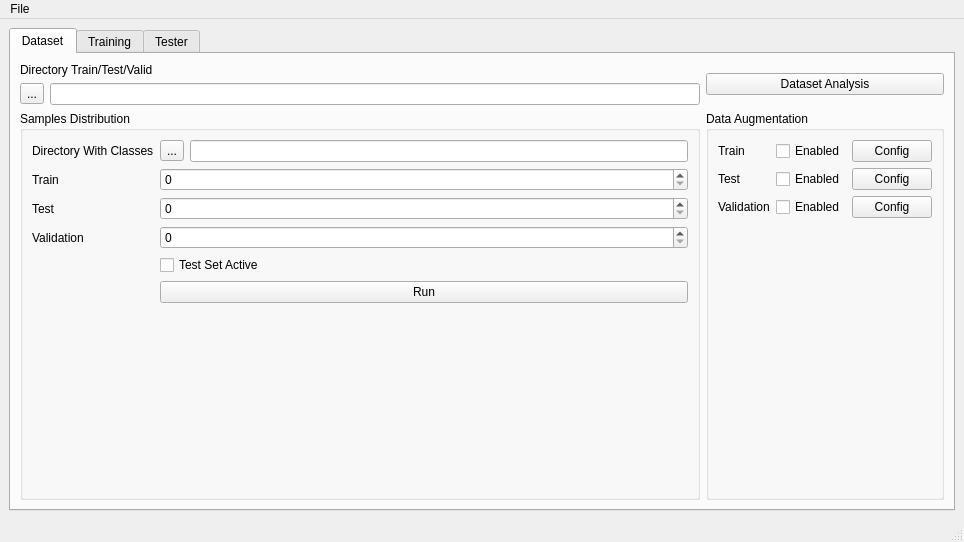
<?xml version="1.0" encoding="UTF-8"?>
<ui version="4.0">
 <class>MainWindow</class>
 <widget class="QMainWindow" name="MainWindow">
  <property name="geometry">
   <rect>
    <x>0</x>
    <y>0</y>
    <width>964</width>
    <height>542</height>
   </rect>
  </property>
  <property name="windowTitle">
   <string>DP CNN</string>
  </property>
  <widget class="QWidget" name="centralWidget">
   <layout class="QHBoxLayout" name="horizontalLayout">
    <item>
     <widget class="QTabWidget" name="mainTabWidget">
      <property name="currentIndex">
       <number>0</number>
      </property>
      <widget class="QWidget" name="tabSamples">
       <attribute name="title">
        <string>Dataset</string>
       </attribute>
       <layout class="QVBoxLayout" name="verticalLayout_11">
        <item>
         <layout class="QGridLayout" name="gridLayout_3">
          <item row="1" column="0">
           <widget class="QGroupBox" name="groupBox">
            <property name="title">
             <string>Samples Distribution</string>
            </property>
            <property name="flat">
             <bool>false</bool>
            </property>
            <layout class="QFormLayout" name="formLayout">
             <item row="1" column="0">
              <widget class="QLabel" name="label_dataset_train_set_percentage">
               <property name="text">
                <string>Train</string>
               </property>
              </widget>
             </item>
             <item row="1" column="1">
              <widget class="QSpinBox" name="spinbox_dataset_train_set_percentage">
               <property name="maximum">
                <number>100</number>
               </property>
              </widget>
             </item>
             <item row="2" column="0">
              <widget class="QLabel" name="label_dataset_test_set_percentage">
               <property name="text">
                <string>Test</string>
               </property>
              </widget>
             </item>
             <item row="2" column="1">
              <widget class="QSpinBox" name="spinbox_dataset_test_set_percentage">
               <property name="maximum">
                <number>100</number>
               </property>
              </widget>
             </item>
             <item row="3" column="0">
              <widget class="QLabel" name="label_dataset_valid_set_percentage">
               <property name="text">
                <string>Validation</string>
               </property>
              </widget>
             </item>
             <item row="3" column="1">
              <widget class="QSpinBox" name="spinbox_dataset_valid_set_percentage">
               <property name="enabled">
                <bool>true</bool>
               </property>
               <property name="maximum">
                <number>100</number>
               </property>
              </widget>
             </item>
             <item row="4" column="1">
              <widget class="QCheckBox" name="checkbox_dataset_is_test_set_enabled">
               <property name="text">
                <string>Test Set Active</string>
               </property>
              </widget>
             </item>
             <item row="5" column="1">
              <widget class="QPushButton" name="pushButton_run_samples_distribution">
               <property name="text">
                <string>Run</string>
               </property>
              </widget>
             </item>
             <item row="0" column="0">
              <widget class="QLabel" name="label_dataset_directory_with_classes">
               <property name="text">
                <string>Directory With Classes</string>
               </property>
              </widget>
             </item>
             <item row="0" column="1">
              <layout class="QHBoxLayout" name="horizontalLayout_2">
               <item>
                <widget class="QToolButton" name="toolbutton_dataset_directory_with_classes">
                 <property name="text">
                  <string>...</string>
                 </property>
                </widget>
               </item>
               <item>
                <widget class="QLineEdit" name="lineedit_dataset_directory_with_classes">
                 <property name="readOnly">
                  <bool>true</bool>
                 </property>
                </widget>
               </item>
              </layout>
             </item>
            </layout>
           </widget>
          </item>
          <item row="0" column="0">
           <layout class="QVBoxLayout" name="verticalLayout_10">
            <item>
             <widget class="QLabel" name="label_dataset_train_test_valid_directory">
              <property name="text">
               <string>Directory Train/Test/Valid</string>
              </property>
             </widget>
            </item>
            <item>
             <layout class="QHBoxLayout" name="horizontalLayout_3">
              <item>
               <widget class="QToolButton" name="toolbutton_dataset_train_test_valid_directory">
                <property name="text">
                 <string>...</string>
                </property>
               </widget>
              </item>
              <item>
               <widget class="QLineEdit" name="lineedit_dataset_train_test_valid_directory">
                <property name="readOnly">
                 <bool>true</bool>
                </property>
               </widget>
              </item>
             </layout>
            </item>
           </layout>
          </item>
          <item row="1" column="1">
           <widget class="QGroupBox" name="groupBox_data_augmentation">
            <property name="title">
             <string>Data Augmentation</string>
            </property>
            <layout class="QFormLayout" name="formLayout_6">
             <item row="0" column="0">
              <widget class="QLabel" name="label_data_augmentation_train">
               <property name="text">
                <string>Train</string>
               </property>
              </widget>
             </item>
             <item row="0" column="1">
              <layout class="QHBoxLayout" name="horizontalLayout_4">
               <item>
                <widget class="QCheckBox" name="checkBox_dataset_data_augmentation_train_enabled">
                 <property name="text">
                  <string>Enabled</string>
                 </property>
                </widget>
               </item>
               <item>
                <widget class="QPushButton" name="pushButton_data_augmentation_train">
                 <property name="text">
                  <string>Config</string>
                 </property>
                </widget>
               </item>
              </layout>
             </item>
             <item row="1" column="0">
              <widget class="QLabel" name="label_data_augmentation_test">
               <property name="text">
                <string>Test</string>
               </property>
              </widget>
             </item>
             <item row="1" column="1">
              <layout class="QHBoxLayout" name="horizontalLayout_5">
               <item>
                <widget class="QCheckBox" name="checkBox_dataset_data_augmentation_test_enabled">
                 <property name="text">
                  <string>Enabled</string>
                 </property>
                </widget>
               </item>
               <item>
                <widget class="QPushButton" name="pushButton_data_augmentation_test">
                 <property name="text">
                  <string>Config</string>
                 </property>
                </widget>
               </item>
              </layout>
             </item>
             <item row="2" column="0">
              <widget class="QLabel" name="label_data_augmentation_valid">
               <property name="text">
                <string>Validation</string>
               </property>
              </widget>
             </item>
             <item row="2" column="1">
              <layout class="QHBoxLayout" name="horizontalLayout_6">
               <item>
                <widget class="QCheckBox" name="checkBox_dataset_data_augmentation_valid_enabled">
                 <property name="text">
                  <string>Enabled</string>
                 </property>
                </widget>
               </item>
               <item>
                <widget class="QPushButton" name="pushButton_data_augmentation_valid">
                 <property name="text">
                  <string>Config</string>
                 </property>
                </widget>
               </item>
              </layout>
             </item>
            </layout>
           </widget>
          </item>
          <item row="0" column="1">
           <widget class="QPushButton" name="pushButton_dataset_show_analysis">
            <property name="text">
             <string>Dataset Analysis</string>
            </property>
           </widget>
          </item>
         </layout>
        </item>
       </layout>
      </widget>
      <widget class="QWidget" name="tabTraining">
       <attribute name="title">
        <string>Training</string>
       </attribute>
       <layout class="QVBoxLayout" name="verticalLayout_7">
        <item>
         <layout class="QGridLayout" name="gridLayout">
          <item row="0" column="0">
           <layout class="QVBoxLayout" name="verticalLayout">
            <item>
             <widget class="QLabel" name="label_training_cnn_models_to_train">
              <property name="text">
               <string>CNN Models</string>
              </property>
             </widget>
            </item>
            <item>
             <widget class="QListWidget" name="listWidget_training_cnn_models_to_train"/>
            </item>
           </layout>
          </item>
          <item row="0" column="1">
           <widget class="QGroupBox" name="formGroupBox_3">
            <property name="title">
             <string>Training parameters</string>
            </property>
            <layout class="QFormLayout" name="formLayout_3">
             <item row="0" column="0">
              <widget class="QCheckBox" name="checkBox_training_use_gpu">
               <property name="text">
                <string>GPU Enabled</string>
               </property>
              </widget>
             </item>
             <item row="1" column="0">
              <widget class="QLabel" name="label_training_batch_size">
               <property name="text">
                <string>Batch Size</string>
               </property>
              </widget>
             </item>
             <item row="1" column="1">
              <widget class="QSpinBox" name="spinBox_training_batch_size">
               <property name="minimum">
                <number>1</number>
               </property>
               <property name="maximum">
                <number>999</number>
               </property>
              </widget>
             </item>
             <item row="2" column="0">
              <widget class="QLabel" name="label_training_epochs_count">
               <property name="text">
                <string>Epochs Count</string>
               </property>
              </widget>
             </item>
             <item row="2" column="1">
              <widget class="QSpinBox" name="spinBox_training_epochs_count">
               <property name="minimum">
                <number>1</number>
               </property>
               <property name="maximum">
                <number>999</number>
               </property>
              </widget>
             </item>
             <item row="3" column="0">
              <widget class="QCheckBox" name="checkBox_training_feature_extract">
               <property name="text">
                <string>Feature Extract</string>
               </property>
              </widget>
             </item>
             <item row="4" column="0">
              <widget class="QCheckBox" name="checkBox_training_use_pretrained_models">
               <property name="text">
                <string>Use Pretrained Model</string>
               </property>
              </widget>
             </item>
             <item row="5" column="0">
              <widget class="QCheckBox" name="checkBox_training_save_best_model_enabled">
               <property name="text">
                <string>Save Best Model</string>
               </property>
              </widget>
             </item>
             <item row="6" column="0">
              <widget class="QLabel" name="label_training_model_output_directory">
               <property name="text">
                <string>Model Output Directory</string>
               </property>
              </widget>
             </item>
             <item row="7" column="0">
              <layout class="QHBoxLayout" name="horizontalLayout_14">
               <item>
                <widget class="QToolButton" name="toolbutton_training_model_output_directory">
                 <property name="text">
                  <string>...</string>
                 </property>
                </widget>
               </item>
               <item>
                <widget class="QLineEdit" name="lineedit_training_model_output_directory">
                 <property name="readOnly">
                  <bool>true</bool>
                 </property>
                </widget>
               </item>
              </layout>
             </item>
            </layout>
           </widget>
          </item>
          <item row="0" column="2">
           <widget class="QGroupBox" name="groupBox_2">
            <property name="title">
             <string>Scheduler</string>
            </property>
            <layout class="QFormLayout" name="formLayout_4">
             <item row="0" column="0">
              <widget class="QLabel" name="label_training_scheduler">
               <property name="text">
                <string>Scheduler</string>
               </property>
              </widget>
             </item>
             <item row="0" column="1">
              <widget class="QComboBox" name="comboBox_training_scheduler"/>
             </item>
             <item row="2" column="0">
              <widget class="QLabel" name="label_training_lr_gamma">
               <property name="text">
                <string>Gamma</string>
               </property>
              </widget>
             </item>
             <item row="2" column="1">
              <widget class="QDoubleSpinBox" name="doubleSpinBox_training_lr_gamma">
               <property name="singleStep">
                <double>0.100000000000000</double>
               </property>
              </widget>
             </item>
             <item row="1" column="0">
              <widget class="QLabel" name="label_training_lr_step_size">
               <property name="text">
                <string>Step Size</string>
               </property>
              </widget>
             </item>
             <item row="1" column="1">
              <widget class="QDoubleSpinBox" name="doubleSpinBox_training_lr_step_size">
               <property name="decimals">
                <number>0</number>
               </property>
               <property name="singleStep">
                <double>1.000000000000000</double>
               </property>
              </widget>
             </item>
            </layout>
           </widget>
          </item>
          <item row="0" column="3">
           <widget class="QGroupBox" name="groupBox_6">
            <property name="title">
             <string>Early Stopping</string>
            </property>
            <layout class="QFormLayout" name="formLayout_9">
             <item row="0" column="0">
              <widget class="QCheckBox" name="checkBox_training_use_early_stopping">
               <property name="text">
                <string>Early Stopping</string>
               </property>
              </widget>
             </item>
             <item row="1" column="0">
              <widget class="QLabel" name="label_training_epochs_early_stopping">
               <property name="text">
                <string>Minimal Epochs</string>
               </property>
              </widget>
             </item>
             <item row="1" column="1">
              <widget class="QSpinBox" name="spinBox_training_epochs_early_stopping"/>
             </item>
            </layout>
           </widget>
          </item>
          <item row="1" column="0">
           <widget class="QGroupBox" name="groupBox_4">
            <property name="title">
             <string>Criterion</string>
            </property>
            <layout class="QFormLayout" name="formLayout_7">
             <item row="0" column="0">
              <widget class="QLabel" name="label_training_criterion">
               <property name="sizePolicy">
                <sizepolicy hsizetype="Minimum" vsizetype="Preferred">
                 <horstretch>0</horstretch>
                 <verstretch>0</verstretch>
                </sizepolicy>
               </property>
               <property name="text">
                <string>Criterion</string>
               </property>
              </widget>
             </item>
             <item row="0" column="1">
              <widget class="QComboBox" name="comboBox_training_criterion"/>
             </item>
            </layout>
           </widget>
          </item>
          <item row="1" column="1">
           <widget class="QGroupBox" name="groupBox_5">
            <property name="title">
             <string>Regularization</string>
            </property>
            <layout class="QFormLayout" name="formLayout_8">
             <item row="0" column="0">
              <widget class="QLabel" name="label_training_dropout">
               <property name="text">
                <string>Dropout</string>
               </property>
              </widget>
             </item>
             <item row="0" column="1">
              <widget class="QDoubleSpinBox" name="doubleSpinBox_training_dropout">
               <property name="minimum">
                <double>0.000000000000000</double>
               </property>
               <property name="maximum">
                <double>1.000000000000000</double>
               </property>
               <property name="singleStep">
                <double>0.100000000000000</double>
               </property>
              </widget>
             </item>
             <item row="2" column="0">
              <widget class="QCheckBox" name="checkBox_training_use_softmax">
               <property name="text">
                <string>Use Softmax</string>
               </property>
              </widget>
             </item>
             <item row="1" column="0">
              <widget class="QLabel" name="label_training_weight_decay">
               <property name="text">
                <string>Weight Decay</string>
               </property>
              </widget>
             </item>
             <item row="1" column="1">
              <widget class="QDoubleSpinBox" name="doubleSpinBox_training_weight_decay">
               <property name="singleStep">
                <double>0.100000000000000</double>
               </property>
              </widget>
             </item>
            </layout>
           </widget>
          </item>
          <item row="1" column="2">
           <widget class="QGroupBox" name="groupBox_3">
            <property name="title">
             <string>Optimizer</string>
            </property>
            <layout class="QFormLayout" name="formLayout_5">
             <item row="1" column="0">
              <widget class="QLabel" name="label_training_learning_rate">
               <property name="text">
                <string>Learning Rate</string>
               </property>
              </widget>
             </item>
             <item row="1" column="1">
              <widget class="QDoubleSpinBox" name="doubleSpinBox_training_learning_rate">
               <property name="decimals">
                <number>4</number>
               </property>
               <property name="singleStep">
                <double>0.001000000000000</double>
               </property>
              </widget>
             </item>
             <item row="0" column="0">
              <widget class="QLabel" name="label_training_optimizer">
               <property name="text">
                <string>Optimizer</string>
               </property>
              </widget>
             </item>
             <item row="0" column="1">
              <widget class="QComboBox" name="comboBox_training_optimizer"/>
             </item>
             <item row="2" column="0">
              <widget class="QLabel" name="label_training_momentum">
               <property name="text">
                <string>Momentum</string>
               </property>
              </widget>
             </item>
             <item row="2" column="1">
              <widget class="QDoubleSpinBox" name="doubleSpinBox_training_momentum">
               <property name="singleStep">
                <double>0.100000000000000</double>
               </property>
              </widget>
             </item>
            </layout>
           </widget>
          </item>
          <item row="1" column="3">
           <widget class="QGroupBox" name="groupBox_7">
            <property name="title">
             <string>Evaluation</string>
            </property>
            <layout class="QFormLayout" name="formLayout_2">
             <item row="0" column="0">
              <widget class="QLabel" name="label_training_evaluation_directory">
               <property name="text">
                <string>Saving Directory</string>
               </property>
              </widget>
             </item>
             <item row="1" column="0">
              <layout class="QHBoxLayout" name="horizontalLayout_15">
               <item>
                <widget class="QToolButton" name="toolbutton_training_evaluation_directory">
                 <property name="text">
                  <string>...</string>
                 </property>
                </widget>
               </item>
               <item>
                <widget class="QLineEdit" name="lineedit_training_evaluation_directory">
                 <property name="readOnly">
                  <bool>true</bool>
                 </property>
                </widget>
               </item>
              </layout>
             </item>
             <item row="2" column="0">
              <widget class="QCheckBox" name="checkBox_training_save_train_valid_graph">
               <property name="text">
                <string>Save train/valid graphs</string>
               </property>
              </widget>
             </item>
            </layout>
           </widget>
          </item>
         </layout>
        </item>
        <item>
         <widget class="QPushButton" name="pushButton_training">
          <property name="text">
           <string>Run</string>
          </property>
         </widget>
        </item>
       </layout>
      </widget>
      <widget class="QWidget" name="tabTester">
       <attribute name="title">
        <string>Tester</string>
       </attribute>
       <layout class="QVBoxLayout" name="verticalLayout_3">
        <item>
         <layout class="QGridLayout" name="gridLayout_2">
          <item row="1" column="0">
           <layout class="QVBoxLayout" name="verticalLayout_2">
            <item>
             <layout class="QHBoxLayout" name="horizontalLayout_7">
              <item>
               <widget class="QLabel" name="label">
                <property name="text">
                 <string>Directory With Models</string>
                </property>
               </widget>
              </item>
              <item>
               <widget class="QToolButton" name="toolbutton_testing_saved_models_directory">
                <property name="text">
                 <string>...</string>
                </property>
               </widget>
              </item>
              <item>
               <widget class="QLineEdit" name="lineedit_testing_saved_models_directory">
                <property name="readOnly">
                 <bool>true</bool>
                </property>
               </widget>
              </item>
             </layout>
            </item>
            <item>
             <widget class="QLabel" name="label_testing_saved_models">
              <property name="text">
               <string>CNN Model Files</string>
              </property>
             </widget>
            </item>
            <item>
             <widget class="QListWidget" name="listWidget_testing_saved_models"/>
            </item>
           </layout>
          </item>
          <item row="0" column="0">
           <widget class="QGroupBox" name="groupBox_12">
            <property name="title">
             <string>Testing Dataset</string>
            </property>
            <layout class="QVBoxLayout" name="verticalLayout_9">
             <item>
              <layout class="QHBoxLayout" name="horizontalLayout_9">
               <item>
                <widget class="QToolButton" name="toolbutton_testing_dataset_test_directory">
                 <property name="text">
                  <string>...</string>
                 </property>
                </widget>
               </item>
               <item>
                <widget class="QLineEdit" name="lineedit_testing_dataset_test_directory">
                 <property name="readOnly">
                  <bool>true</bool>
                 </property>
                </widget>
               </item>
              </layout>
             </item>
            </layout>
           </widget>
          </item>
          <item row="1" column="1">
           <widget class="QGroupBox" name="groupBox_8">
            <property name="title">
             <string>Fingerprint</string>
            </property>
            <layout class="QFormLayout" name="formLayout_10">
             <item row="0" column="0">
              <widget class="QLabel" name="label_3">
               <property name="text">
                <string>Acc. Threshold</string>
               </property>
              </widget>
             </item>
             <item row="0" column="1">
              <widget class="QDoubleSpinBox" name="doubleSpinBox_fingerprint_threshold">
               <property name="maximum">
                <double>1.000000000000000</double>
               </property>
               <property name="singleStep">
                <double>0.010000000000000</double>
               </property>
               <property name="value">
                <double>0.950000000000000</double>
               </property>
              </widget>
             </item>
             <item row="1" column="0">
              <widget class="QLabel" name="label_2">
               <property name="text">
                <string>Window Height</string>
               </property>
              </widget>
             </item>
             <item row="1" column="1">
              <widget class="QSpinBox" name="spinBox_fingerprint_window_height">
               <property name="value">
                <number>20</number>
               </property>
              </widget>
             </item>
             <item row="2" column="0">
              <widget class="QLabel" name="label_4">
               <property name="text">
                <string>Window Width</string>
               </property>
              </widget>
             </item>
             <item row="2" column="1">
              <widget class="QSpinBox" name="spinBox_fingerprint_window_width">
               <property name="value">
                <number>20</number>
               </property>
              </widget>
             </item>
             <item row="3" column="0">
              <widget class="QLabel" name="label_5">
               <property name="text">
                <string>Step</string>
               </property>
              </widget>
             </item>
             <item row="3" column="1">
              <widget class="QSpinBox" name="spinBox_fingerprint_window_step">
               <property name="value">
                <number>5</number>
               </property>
              </widget>
             </item>
             <item row="5" column="0" colspan="2">
              <widget class="QPushButton" name="pushButton_select_images">
               <property name="text">
                <string>Select images for classification</string>
               </property>
              </widget>
             </item>
             <item row="4" column="0" colspan="2">
              <widget class="QPushButton" name="pushButton_select_fingeprint">
               <property name="text">
                <string>Select fingerprint</string>
               </property>
              </widget>
             </item>
            </layout>
           </widget>
          </item>
          <item row="0" column="1">
           <widget class="QGroupBox" name="groupBox_11">
            <property name="title">
             <string>Class Names</string>
            </property>
            <layout class="QVBoxLayout" name="verticalLayout_6">
             <item>
              <widget class="QListWidget" name="listWidget_testing_dataset_class_name"/>
             </item>
            </layout>
           </widget>
          </item>
          <item row="0" column="2">
           <widget class="QGroupBox" name="groupBox_10">
            <property name="title">
             <string>ROC Curve</string>
            </property>
            <layout class="QVBoxLayout" name="verticalLayout_5">
             <item>
              <widget class="QPushButton" name="pushButton_testing_roc_curve">
               <property name="text">
                <string>ROC Curve</string>
               </property>
              </widget>
             </item>
            </layout>
           </widget>
          </item>
          <item row="1" column="2">
           <widget class="QGroupBox" name="groupBox_9">
            <property name="title">
             <string>Confusion Matrix</string>
            </property>
            <layout class="QVBoxLayout" name="verticalLayout_4">
             <item>
              <widget class="QPushButton" name="pushButton_testing_confusion_matrix">
               <property name="text">
                <string>Confusion Matrix</string>
               </property>
              </widget>
             </item>
            </layout>
           </widget>
          </item>
         </layout>
        </item>
       </layout>
      </widget>
     </widget>
    </item>
   </layout>
  </widget>
  <widget class="QMenuBar" name="menuBar">
   <property name="geometry">
    <rect>
     <x>0</x>
     <y>0</y>
     <width>964</width>
     <height>26</height>
    </rect>
   </property>
   <widget class="QMenu" name="menuFile">
    <property name="title">
     <string>File</string>
    </property>
    <addaction name="actionOpen_Project_Folder"/>
   </widget>
   <addaction name="menuFile"/>
  </widget>
  <widget class="QStatusBar" name="statusBar"/>
  <action name="actionOpen_Project_Folder">
   <property name="text">
    <string>Open Project Folder</string>
   </property>
  </action>
 </widget>
 <resources/>
 <connections/>
</ui>
